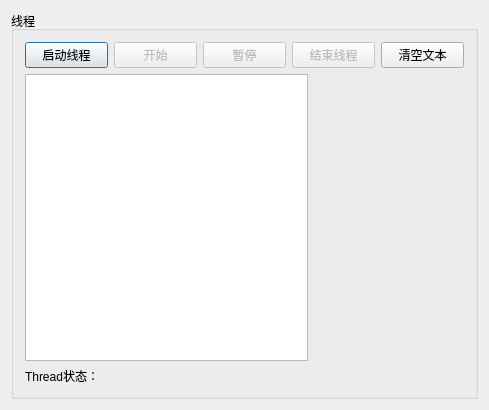
<?xml version="1.0" encoding="UTF-8"?>
<ui version="4.0">
 <class>Dialog</class>
 <widget class="QDialog" name="Dialog">
  <property name="geometry">
   <rect>
    <x>0</x>
    <y>0</y>
    <width>489</width>
    <height>410</height>
   </rect>
  </property>
  <property name="windowTitle">
   <string>多线程，使用QMutexLocker</string>
  </property>
  <layout class="QVBoxLayout" name="verticalLayout_2">
   <item>
    <widget class="QGroupBox" name="groupBox">
     <property name="title">
      <string>线程</string>
     </property>
     <layout class="QVBoxLayout" name="verticalLayout">
      <item>
       <layout class="QHBoxLayout" name="horizontalLayout">
        <item>
         <widget class="QPushButton" name="btnStartThread">
          <property name="text">
           <string>启动线程</string>
          </property>
         </widget>
        </item>
        <item>
         <widget class="QPushButton" name="btnDiceBegin">
          <property name="enabled">
           <bool>false</bool>
          </property>
          <property name="text">
           <string>开始</string>
          </property>
         </widget>
        </item>
        <item>
         <widget class="QPushButton" name="btnDiceEnd">
          <property name="enabled">
           <bool>false</bool>
          </property>
          <property name="text">
           <string>暂停</string>
          </property>
         </widget>
        </item>
        <item>
         <widget class="QPushButton" name="btnStopThread">
          <property name="enabled">
           <bool>false</bool>
          </property>
          <property name="text">
           <string>结束线程</string>
          </property>
         </widget>
        </item>
        <item>
         <widget class="QPushButton" name="btnClear">
          <property name="text">
           <string>清空文本</string>
          </property>
         </widget>
        </item>
       </layout>
      </item>
      <item>
       <layout class="QHBoxLayout" name="horizontalLayout_3">
        <item>
         <widget class="QPlainTextEdit" name="plainTextEdit"/>
        </item>
        <item>
         <widget class="QLabel" name="LabPic">
          <property name="minimumSize">
           <size>
            <width>150</width>
            <height>0</height>
           </size>
          </property>
          <property name="text">
           <string/>
          </property>
          <property name="pixmap">
           <pixmap resource="res.qrc">:/dice/images/d0.jpg</pixmap>
          </property>
         </widget>
        </item>
       </layout>
      </item>
      <item>
       <widget class="QLabel" name="LabA">
        <property name="text">
         <string>Thread状态：</string>
        </property>
       </widget>
      </item>
     </layout>
    </widget>
   </item>
  </layout>
 </widget>
 <layoutdefault spacing="6" margin="11"/>
 <resources>
  <include location="res.qrc"/>
 </resources>
 <connections/>
</ui>
